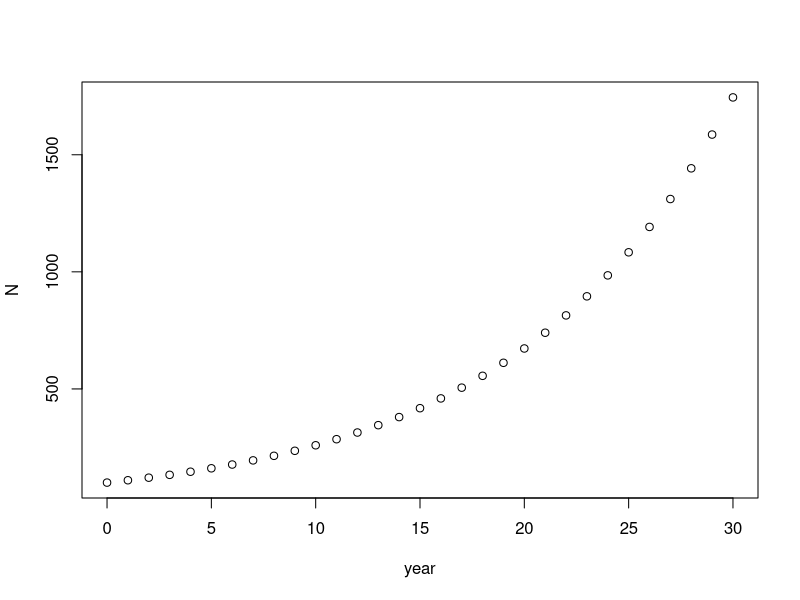
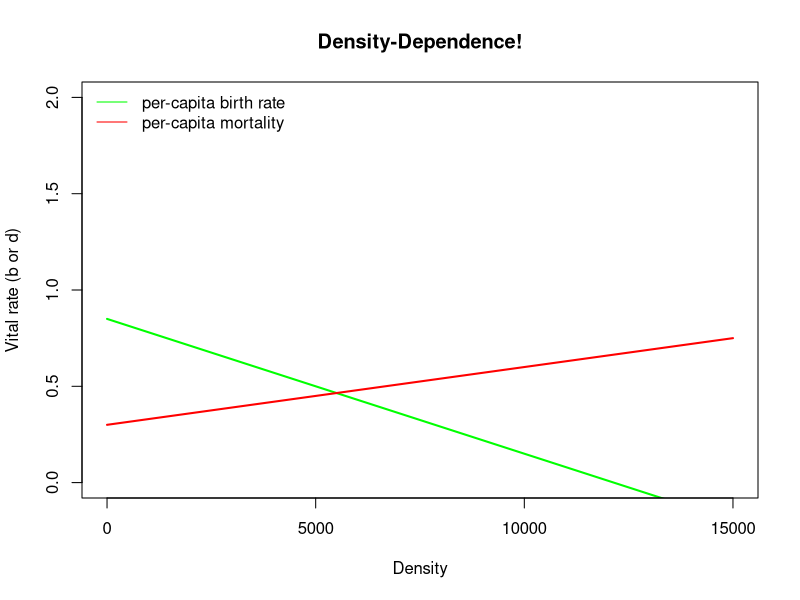

Write the R code that produced these figures, in order.
## ---- chunk 1
setwd("~/Documents/PVA-neofelis diardi")
getwd()
## ---- chunk 2
r = 0.1 #percapita growth rate, in example
lambda = 1 + r #1+r is equal to lambda, the finite rate of growth
N0 = 100 #initial population size
nyears= 30 #number of time step (in years) to stimulate

#how we predict the number of population size in next 30 years?
year = seq(from = 0, to = nyears, by = 1) #create sequence number from 0 to nyears (30), and increment this sequence by 1 = vector
year

# build a storage structure to store simulated population size over this time period
N = numeric (nyears+1) #numeric to take the contents within the parentheses and conevert it to numeric classes
names(N) = year
N

## ---- chunk 3
N[1] = N0 #vector number 1 will change to N0 (initial pop size)
for (i in 2:(nyears+1)){  # This for-loop will run through the line of code between the curly brackets {}. "i" is simply the name of a variable (you can use "j", or "k", instead -- any variable name will do). "i" changes each time the loop iterates; basically, it will increase by 1 each time the loop is run, starting at "2" up until the specified maximum number of loops "nyears+1". 
  N[i] <- N[i-1] * lambda  # This takes the [i - 1] element of "N", multiplies that element by the value of lambda, then assigns that calculated result to the [i] element of "N".
}                         # This ends the for-loop.

N


## ---- chunk 4
plot(N~year)
## ---- chunk 5
Density = seq (0, 15000, 10) #create a sequence of numbers from 0 to 15000, representing range of population densities

## constant
b_max = 0.85 #maximum reproduction at low densities
d_min = 0.3 #minimum mortaliti at low densities

a = 0.00007 #d-d terms #a= strenght of density dependence
c = 0.00003 #c = strenght of density dependence

b = b_max - a*Density
d = d_min + c*Density

K <- (b_max-d_min)/(a+c)   # compute carrying capacity
K

plot(Density,b,type="l",col="green",lwd=2,ylim=c(0,2),main="Density-Dependence!",xlim=c(0,15000),ylab="Vital rate (b or d)")
points(Density,d,type="l",col="red",lwd=2)
legend("topleft",col=c("green","red"),lty=c(1,1),legend=c("per-capita birth rate","per-capita mortality"),bty="n")


